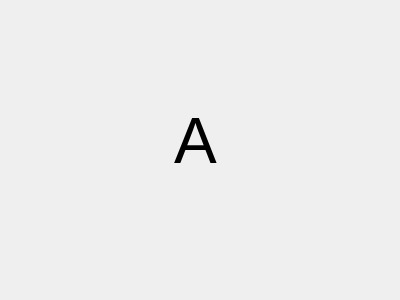
<?xml version="1.0" encoding="UTF-8"?>
<ui version="4.0">
 <class>Form</class>
 <widget class="QWidget" name="Form">
  <property name="geometry">
   <rect>
    <x>0</x>
    <y>0</y>
    <width>400</width>
    <height>300</height>
   </rect>
  </property>
  <property name="windowTitle">
   <string>Form</string>
  </property>
  <widget class="QLabel" name="label">
   <property name="geometry">
    <rect>
     <x>40</x>
     <y>30</y>
     <width>311</width>
     <height>221</height>
    </rect>
   </property>
   <property name="font">
    <font>
     <pointsize>48</pointsize>
    </font>
   </property>
   <property name="text">
    <string>A</string>
   </property>
   <property name="alignment">
    <set>Qt::AlignCenter</set>
   </property>
  </widget>
 </widget>
 <resources/>
 <connections/>
</ui>
